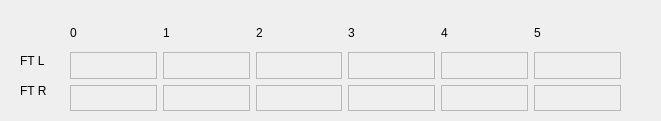
    <widget class="QFrame" name="frame_25">
     <property name="geometry">
      <rect>
       <x>160</x>
       <y>790</y>
       <width>661</width>
       <height>121</height>
      </rect>
     </property>
     <property name="frameShape">
      <enum>QFrame::NoFrame</enum>
     </property>
     <property name="frameShadow">
      <enum>QFrame::Raised</enum>
     </property>
     <widget class="QLabel" name="label_189">
      <property name="geometry">
       <rect>
        <x>20</x>
        <y>50</y>
        <width>41</width>
        <height>21</height>
       </rect>
      </property>
      <property name="text">
       <string>FT L</string>
      </property>
     </widget>
     <widget class="QWidget" name="horizontalLayoutWidget_4">
      <property name="geometry">
       <rect>
        <x>70</x>
        <y>20</y>
        <width>551</width>
        <height>91</height>
       </rect>
      </property>
      <layout class="QHBoxLayout" name="horizontalLayout_11">
       <item>
        <layout class="QVBoxLayout" name="verticalLayout_46">
         <item>
          <widget class="QLabel" name="label_185">
           <property name="text">
            <string>0</string>
           </property>
          </widget>
         </item>
         <item>
          <widget class="QLabel" name="ft0">
           <property name="autoFillBackground">
            <bool>false</bool>
           </property>
           <property name="frameShape">
            <enum>QFrame::StyledPanel</enum>
           </property>
           <property name="text">
            <string/>
           </property>
          </widget>
         </item>
         <item>
          <widget class="QLabel" name="ft6">
           <property name="autoFillBackground">
            <bool>false</bool>
           </property>
           <property name="frameShape">
            <enum>QFrame::StyledPanel</enum>
           </property>
           <property name="text">
            <string/>
           </property>
          </widget>
         </item>
        </layout>
       </item>
       <item>
        <layout class="QVBoxLayout" name="verticalLayout_48">
         <item>
          <widget class="QLabel" name="label_191">
           <property name="text">
            <string>1</string>
           </property>
          </widget>
         </item>
         <item>
          <widget class="QLabel" name="ft1">
           <property name="autoFillBackground">
            <bool>false</bool>
           </property>
           <property name="frameShape">
            <enum>QFrame::StyledPanel</enum>
           </property>
           <property name="text">
            <string/>
           </property>
          </widget>
         </item>
         <item>
          <widget class="QLabel" name="ft7">
           <property name="autoFillBackground">
            <bool>false</bool>
           </property>
           <property name="frameShape">
            <enum>QFrame::StyledPanel</enum>
           </property>
           <property name="text">
            <string/>
           </property>
          </widget>
         </item>
        </layout>
       </item>
       <item>
        <layout class="QVBoxLayout" name="verticalLayout_47">
         <item>
          <widget class="QLabel" name="label_186">
           <property name="text">
            <string>2</string>
           </property>
          </widget>
         </item>
         <item>
          <widget class="QLabel" name="ft2">
           <property name="autoFillBackground">
            <bool>false</bool>
           </property>
           <property name="frameShape">
            <enum>QFrame::StyledPanel</enum>
           </property>
           <property name="text">
            <string/>
           </property>
          </widget>
         </item>
         <item>
          <widget class="QLabel" name="ft8">
           <property name="autoFillBackground">
            <bool>false</bool>
           </property>
           <property name="frameShape">
            <enum>QFrame::StyledPanel</enum>
           </property>
           <property name="text">
            <string/>
           </property>
          </widget>
         </item>
        </layout>
       </item>
       <item>
        <layout class="QVBoxLayout" name="verticalLayout_50">
         <item>
          <widget class="QLabel" name="label_197">
           <property name="text">
            <string>3</string>
           </property>
          </widget>
         </item>
         <item>
          <widget class="QLabel" name="ft3">
           <property name="autoFillBackground">
            <bool>false</bool>
           </property>
           <property name="frameShape">
            <enum>QFrame::StyledPanel</enum>
           </property>
           <property name="text">
            <string/>
           </property>
          </widget>
         </item>
         <item>
          <widget class="QLabel" name="ft9">
           <property name="autoFillBackground">
            <bool>false</bool>
           </property>
           <property name="frameShape">
            <enum>QFrame::StyledPanel</enum>
           </property>
           <property name="text">
            <string/>
           </property>
          </widget>
         </item>
        </layout>
       </item>
       <item>
        <layout class="QVBoxLayout" name="verticalLayout_51">
         <item>
          <widget class="QLabel" name="label_200">
           <property name="text">
            <string>4</string>
           </property>
          </widget>
         </item>
         <item>
          <widget class="QLabel" name="ft4">
           <property name="autoFillBackground">
            <bool>false</bool>
           </property>
           <property name="frameShape">
            <enum>QFrame::StyledPanel</enum>
           </property>
           <property name="text">
            <string/>
           </property>
          </widget>
         </item>
         <item>
          <widget class="QLabel" name="ft10">
           <property name="autoFillBackground">
            <bool>false</bool>
           </property>
           <property name="frameShape">
            <enum>QFrame::StyledPanel</enum>
           </property>
           <property name="text">
            <string/>
           </property>
          </widget>
         </item>
        </layout>
       </item>
       <item>
        <layout class="QVBoxLayout" name="verticalLayout_49">
         <item>
          <widget class="QLabel" name="label_194">
           <property name="text">
            <string>5</string>
           </property>
          </widget>
         </item>
         <item>
          <widget class="QLabel" name="ft5">
           <property name="autoFillBackground">
            <bool>false</bool>
           </property>
           <property name="frameShape">
            <enum>QFrame::StyledPanel</enum>
           </property>
           <property name="text">
            <string/>
           </property>
          </widget>
         </item>
         <item>
          <widget class="QLabel" name="ft11">
           <property name="autoFillBackground">
            <bool>false</bool>
           </property>
           <property name="frameShape">
            <enum>QFrame::StyledPanel</enum>
           </property>
           <property name="text">
            <string/>
           </property>
          </widget>
         </item>
        </layout>
       </item>
      </layout>
     </widget>
     <widget class="QLabel" name="label_190">
      <property name="geometry">
       <rect>
        <x>20</x>
        <y>80</y>
        <width>41</width>
        <height>21</height>
       </rect>
      </property>
      <property name="text">
       <string>FT R</string>
      </property>
     </widget>
    </widget>
